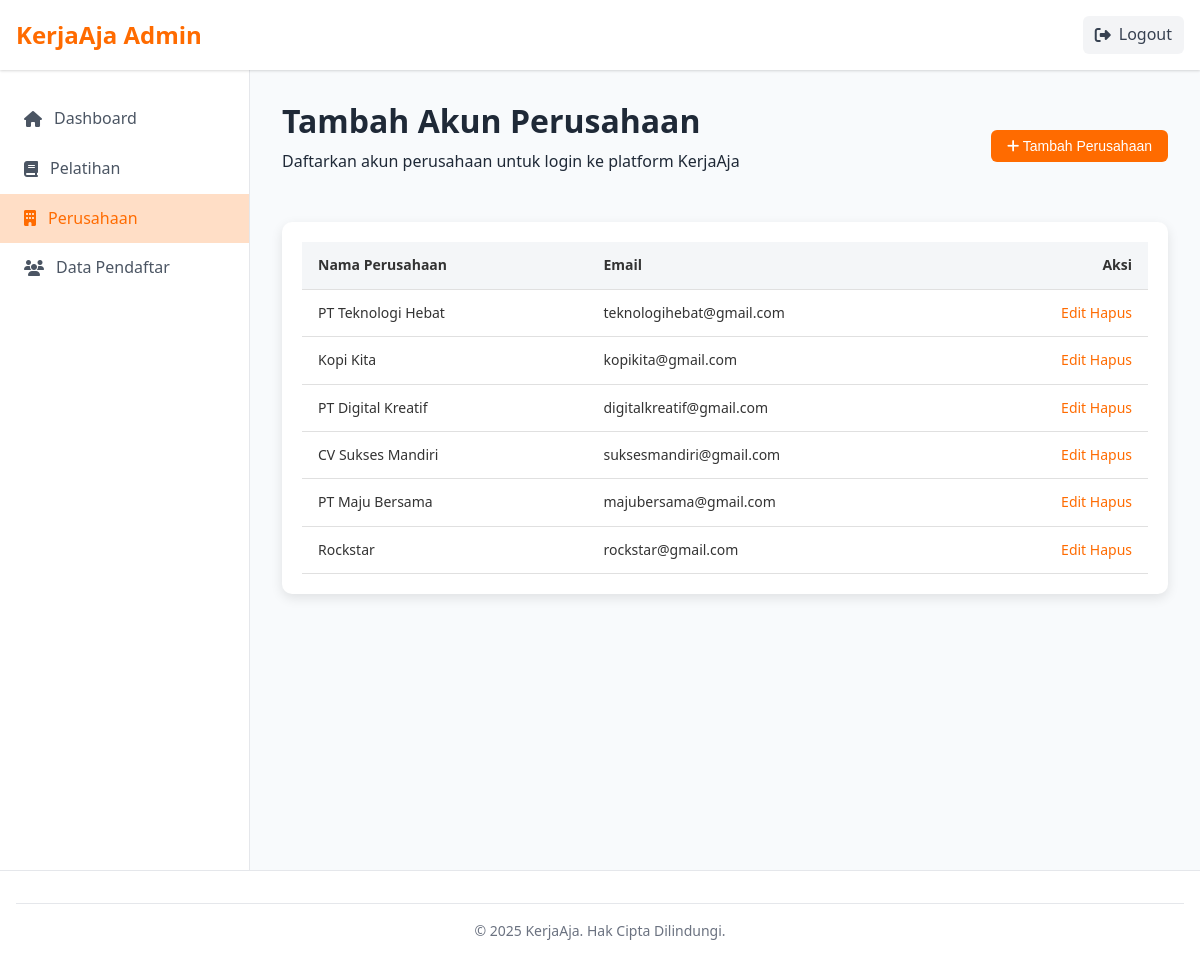
/Admin/admin-perusahaan.php (signed in), run on the app's committed database.
### tables this page shows
CREATE TABLE `users` (
  `user_id` int(11) NOT NULL,
  `name` varchar(100) NOT NULL,
  `email` varchar(100) NOT NULL,
  `password` varchar(255) NOT NULL,
  `role` enum('admin','perusahaan','user') NOT NULL,
  `created_at` timestamp NOT NULL DEFAULT current_timestamp()
);

### Admin/admin-perusahaan.php (the view, shortened to what this page needs)
<?php
include '../auth/koneksi.php';
$perusahaan_data = [];
$query = "SELECT * FROM users WHERE role = 'perusahaan' ORDER BY created_at DESC";
$result = mysqli_query($conn, $query);
if ($result && mysqli_num_rows($result) > 0) {
    while ($row = mysqli_fetch_assoc($result)) {
        $perusahaan_data[] = $row;
    }
}
?>
<!DOCTYPE html>
<html lang="id">
<head>
    <link rel="stylesheet" href="https://cdnjs.cloudflare.com/ajax/libs/font-awesome/6.4.0/css/all.min.css">
    <link rel="stylesheet" href="../css/style.css">
</head>
<body>
    <header class="header">
        <div class="container">
            <div class="logo">
                <a href="admin-dashboard.php">KerjaAja Admin</a>
            </div>
            <nav class="nav">
                <ul>
                    <li><a href="../index.php" id="logoutBtn" class="btn-logout">
                        <i class="fas fa-sign-out-alt"></i> Logout
                    </a></li>
                </ul>
            </nav>
        </div>
    </header>
    <div class="dashboard-container">
        <aside class="sidebar">
            <nav class="sidebar-nav">
                <ul>
                    <li><a href="admin-dashboard.php"><i class="fas fa-home"></i> Dashboard</a></li>
                    <li><a href="admin-pelatihan.php"><i class="fas fa-book"></i> Pelatihan</a></li>
                    <li><a href="admin-perusahaan.php" class="active"><i class="fas fa-building"></i> Perusahaan</a></li>
                    <li><a href="admin-pendaftar.php"><i class="fas fa-users"></i> Data Pendaftar</a></li>
                </ul>
            </nav>
        </aside>
        <main class="main-content">
            <div class="page-header-actions">
                <div>
                    <h1>Tambah Akun Perusahaan</h1>
                    <p>Daftarkan akun perusahaan untuk login ke platform KerjaAja</p>
                </div>
                <button class="btn btn-primary" id="addCompanyBtn" type="button">
                    <i class="fas fa-plus"></i> Tambah Perusahaan
                </button>
            </div>
            <div class="data-table-container">
                <table class="data-table">
                    <thead>
                        <tr>
                            <th>Nama Perusahaan</th>
                            <th>Email</th>
                            <th class="text-right">Aksi</th>
                        </tr>
                    </thead>
                    <tbody>
                        <?php if (count($perusahaan_data) > 0): ?>
                            <?php foreach ($perusahaan_data as $perusahaan): ?>
                                <tr>
                                    <td><?= htmlspecialchars($perusahaan['name']) ?></td>
                                    <td><?= htmlspecialchars($perusahaan['email']) ?></td>
                                    <td class="text-right">
                                        <div class="action-buttons">
                                            <a href="edit_perusahaan.php?id=<?= $perusahaan['user_id'] ?>" class="edit-btn">Edit</a>
                                            <a href="delete_perusahaan.php?id=<?= $perusahaan['user_id'] ?>" onclick="return confirm('Hapus data ini?')">Hapus</a>
                                        </div>
                                    </td>
                                </tr>
                            <?php endforeach; ?>
                        <?php else: ?>
                            <tr><td colspan="3" style="text-align:center;">Belum ada akun perusahaan.</td></tr>
                        <?php endif; ?>
                    </tbody>
                </table>
            </div>
        </main>
    </div>
    <footer class="footer">
        <div class="container">
            <div class="footer-bottom">
                <p>&copy; 2025 KerjaAja. Hak Cipta Dilindungi.</p>
            </div>
        </div>
    </footer>
</body>
</html>

### css/style.css (style rules this page uses)
:root { --primary-color: #ff6b00; --primary-dark: #ae4900; --primary-light: #ffdec6; --secondary-color: #6b7280; --success-color: #10b981; --danger-color: #ef4444; --warning-color: #f59e0b; --info-color: #3b82f6; --dark-color: #1f2937; --light-color: #f9fafb; --gray-100: #f3f4f6; --gray-200: #e5e7eb; --gray-300: #d1d5db; --gray-400: #9ca3af; --gray-500: #6b7280; --gray-600: #4b5563; --gray-700: #374151; --gray-800: #1f2937; --gray-900: #111827; --border-radius: 0.375rem; --box-shadow: 0 1px 3px 0 rgba(0, 0, 0, 0.1), 0 1px 2px 0 rgba(0, 0, 0, 0.06); --transition: all 0.3s ease; }
* { margin: 0; padding: 0; box-sizing: border-box; }
body { font-family: "Segoe UI", Tahoma, Geneva, Verdana, sans-serif; line-height: 1.6; color: var(--gray-800); background: linear-gradient(135deg, var(--primary-light) 0%, #fff 100%); }
a { text-decoration: none; color: var(--primary-color); }
ul { list-style: none; }
.container { width: 100%; max-width: 1200px; margin: 0 auto; padding: 0 1rem; }
.text-right { text-align: right; }
h1, h2, h3, h4, h5, h6 { font-weight: 600; line-height: 1.2; margin-bottom: 0.5rem; }
h1 { font-size: 2rem; }
p { margin-bottom: 1rem; }
.btn { display: inline-block; padding: 0.5rem 1rem; border-radius: var(--border-radius); font-weight: 500; text-align: center; cursor: pointer; transition: var(--transition); border: none; font-size: 0.875rem; }
.btn-primary { background-color: var(--primary-color); color: white; }
.header { background-color: white; box-shadow: var(--box-shadow); padding: 1rem 0; position: sticky; top: 0; z-index: 100; }
.header .container { display: flex; justify-content: space-between; align-items: center; }
.logo a { font-size: 1.5rem; font-weight: 700; color: var(--primary-color); }
.nav ul { display: flex; gap: 1.5rem; }
.nav a { color: var(--gray-600); font-weight: 500; transition: var(--transition); }
.btn-logout { display: flex; align-items: center; gap: 0.5rem; padding: 0.375rem 0.75rem; background-color: var(--gray-100); border-radius: var(--border-radius); color: var(--gray-700) !important; }
.footer { background-color: white; padding: 2rem 0 1rem; border-top: 1px solid var(--gray-200); }
.footer-bottom { text-align: center; padding-top: 1rem; border-top: 1px solid var(--gray-200); color: var(--gray-500); font-size: 0.875rem; }
.dashboard-container { display: flex; min-height: calc(100vh - 140px); }
.sidebar { width: 250px; background-color: white; border-right: 1px solid var(--gray-200); padding: 1.5rem 0; }
.sidebar-nav { display: flex; flex-direction: column; gap: 0.5rem; }
.sidebar-nav a { display: flex; align-items: center; gap: 0.75rem; padding: 0.75rem 1.5rem; color: var(--gray-600); font-weight: 500; transition: var(--transition); }
.sidebar-nav a.active { background-color: var(--primary-light); color: var(--primary-color); }
.main-content { flex: 1; padding: 2rem; overflow-y: auto; }
.page-header-actions { display: flex; justify-content: space-between; align-items: center; margin-bottom: 2rem; }
.data-table-container { width: 100%; overflow-x: auto; background: #fff; border-radius: 10px; padding: 20px; box-shadow: 0 4px 12px rgba(0, 0, 0, 0.1); margin-top: 20px; }
.data-table { width: 100%; border-collapse: collapse; font-family: "Segoe UI", Tahoma, Geneva, Verdana, sans-serif; font-size: 14px; color: #333; }
.data-table thead { background-color: #f4f6f8; }
.data-table th, .data-table td { padding: 12px 16px; text-align: left; border-bottom: 1px solid #e0e0e0; }
.data-table th.text-right, .data-table td.text-right { text-align: right; }
.data-table td:last-child { white-space: nowrap; }
.main-content { min-height: 100vh; background: #f8fafc; }
.btn { pointer-events: auto !important; z-index: 1000; }

### data on the page
users: name "PT Teknologi Hebat", email "teknologihebat@gmail.com"
users: name "Kopi Kita", email "kopikita@gmail.com"
users: name "PT Digital Kreatif", email "digitalkreatif@gmail.com"
users: name "CV Sukses Mandiri", email "suksesmandiri@gmail.com"
users: name "PT Maju Bersama", email "majubersama@gmail.com"
users: name "Rockstar", email "rockstar@gmail.com"
